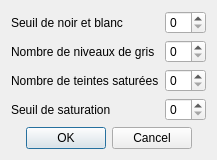
<?xml version="1.0" encoding="UTF-8"?>
<ui version="4.0">
 <class>FenetreParametresConversion</class>
 <widget class="QDialog" name="FenetreParametresConversion">
  <property name="geometry">
   <rect>
    <x>0</x>
    <y>0</y>
    <width>194</width>
    <height>145</height>
   </rect>
  </property>
  <property name="windowTitle">
   <string>Paramètres de conversion</string>
  </property>
  <layout class="QGridLayout" name="gridLayoutFenetreParametresConversion">
   <item row="0" column="0">
    <widget class="QLabel" name="labelSeuilNoirEtBlanc">
     <property name="text">
      <string>Seuil de noir et blanc</string>
     </property>
    </widget>
   </item>
   <item row="0" column="1">
    <widget class="QSpinBox" name="spinBoxSeuilNoirEtBlanc"/>
   </item>
   <item row="1" column="0">
    <widget class="QLabel" name="labelNombreNiveauxDeGris">
     <property name="text">
      <string>Nombre de niveaux de gris</string>
     </property>
    </widget>
   </item>
   <item row="1" column="1">
    <widget class="QSpinBox" name="spinBoxNombreNiveauxDeGris"/>
   </item>
   <item row="2" column="0">
    <widget class="QLabel" name="labelNombreTeintesSaturees">
     <property name="text">
      <string>Nombre de teintes saturées</string>
     </property>
    </widget>
   </item>
   <item row="2" column="1">
    <widget class="QSpinBox" name="spinBoxNombreTeintesSaturees"/>
   </item>
   <item row="3" column="0">
    <widget class="QLabel" name="labelSeuilSaturation">
     <property name="text">
      <string>Seuil de saturation</string>
     </property>
    </widget>
   </item>
   <item row="3" column="1">
    <widget class="QSpinBox" name="spinBoxSeuilSaturation"/>
   </item>
   <item row="4" column="0" colspan="2">
    <widget class="QDialogButtonBox" name="buttonBox">
     <property name="standardButtons">
      <set>QDialogButtonBox::Cancel|QDialogButtonBox::Ok</set>
     </property>
     <property name="centerButtons">
      <bool>true</bool>
     </property>
    </widget>
   </item>
  </layout>
 </widget>
 <resources/>
 <connections>
  <connection>
   <sender>buttonBox</sender>
   <signal>accepted()</signal>
   <receiver>FenetreParametresConversion</receiver>
   <slot>accept()</slot>
   <hints>
    <hint type="sourcelabel">
     <x>248</x>
     <y>254</y>
    </hint>
    <hint type="destinationlabel">
     <x>157</x>
     <y>274</y>
    </hint>
   </hints>
  </connection>
  <connection>
   <sender>buttonBox</sender>
   <signal>rejected()</signal>
   <receiver>FenetreParametresConversion</receiver>
   <slot>reject()</slot>
   <hints>
    <hint type="sourcelabel">
     <x>316</x>
     <y>260</y>
    </hint>
    <hint type="destinationlabel">
     <x>286</x>
     <y>274</y>
    </hint>
   </hints>
  </connection>
 </connections>
</ui>
